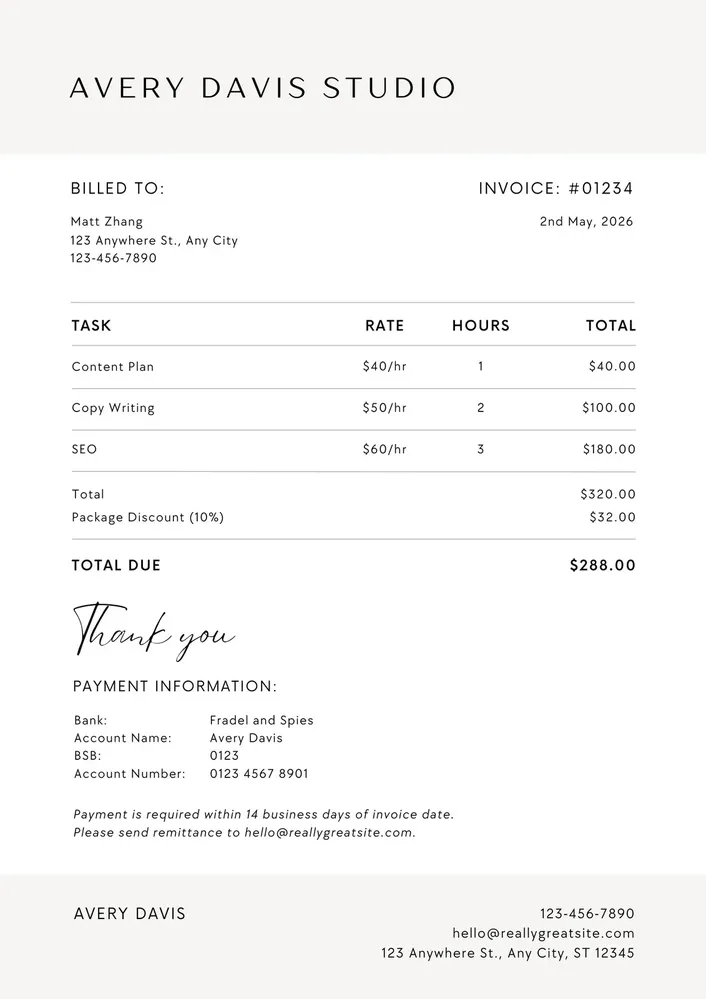
#> input picture samples/eng-sample-2.webp, 706 x 999 px, shrunk from 1131 x 1600 before the run
$ python -i preprocessing.py   (imports and definitions only)
#> lines starting #> are read from the running program, lines starting #| are printed output that depends on the picture; after the words box and inside, x2 and y2 are one past the last pixel; in counts of white or black regions, pixels touching at a corner belong together
#> further down, picture is the input picture: shape (999, 706, 3); mean B, G, R 247.5, 247.8, 248.4
import cv2
import numpy as np

def preprocess(image: np.ndarray) -> np.ndarray:
    """
    Grayscale → denoise → Otsu threshold.
    Input: H×W×3 BGR numpy array.
    Output: H×W binary numpy array.
    """
    gray = cv2.cvtColor(image, cv2.COLOR_BGR2GRAY)
    denoised = cv2.fastNlMeansDenoising(gray, None, h=10)
    _, th = cv2.threshold(denoised, 0, 255, cv2.THRESH_BINARY + cv2.THRESH_OTSU)
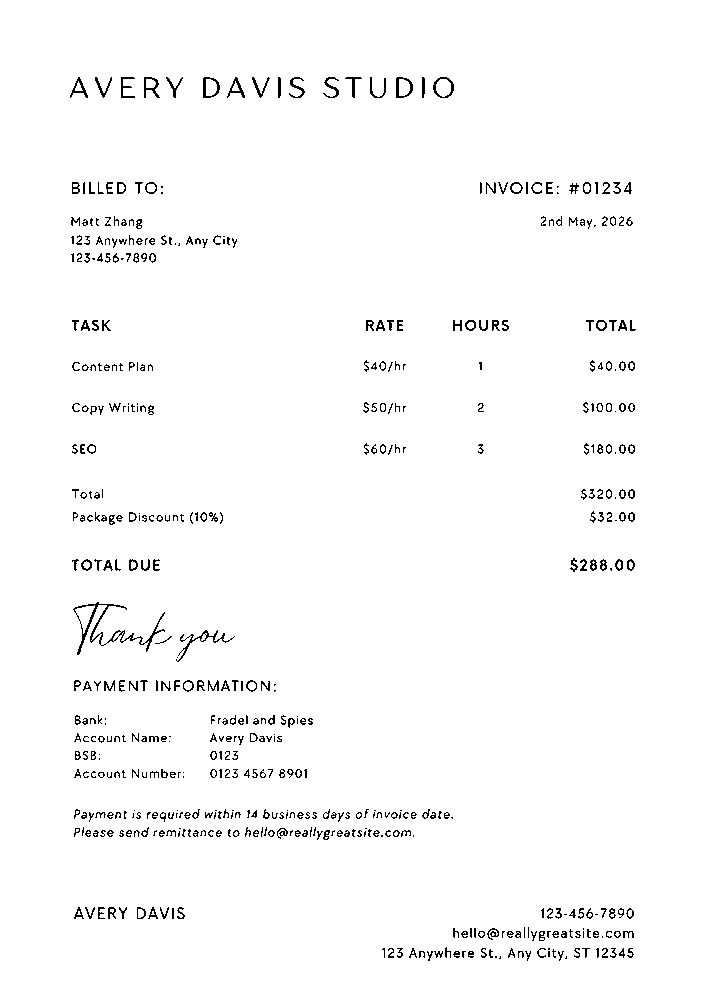
#> th: shape (999, 706); 97.9% white; black in thin lines or dots, all inside (x1, y1, x2, y2) = (70, 77, 636, 961)
    return th

>>> import cv2
>>> picture = cv2.imread('../../samples/eng-sample-2.webp')
>>> result = preprocess(picture)

$ run again, on samples/eng-sample-1.png
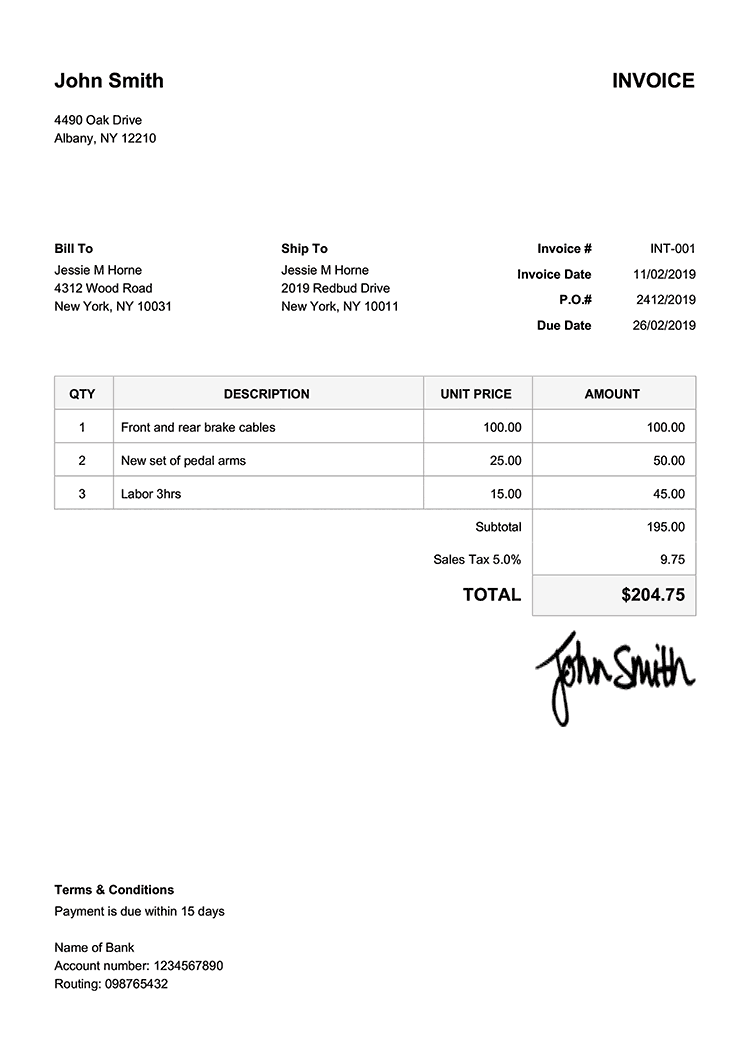
#> input picture samples/eng-sample-1.png, 750 x 1061 px
#> picture is the input picture: shape (1061, 750, 3); mean B, G, R 249.2, 249.2, 249.2
#> in preprocess, `_, th = cv2.threshold(denoised, 0, 255, cv2.THRESH_BINARY + cv2.THRESH..`:
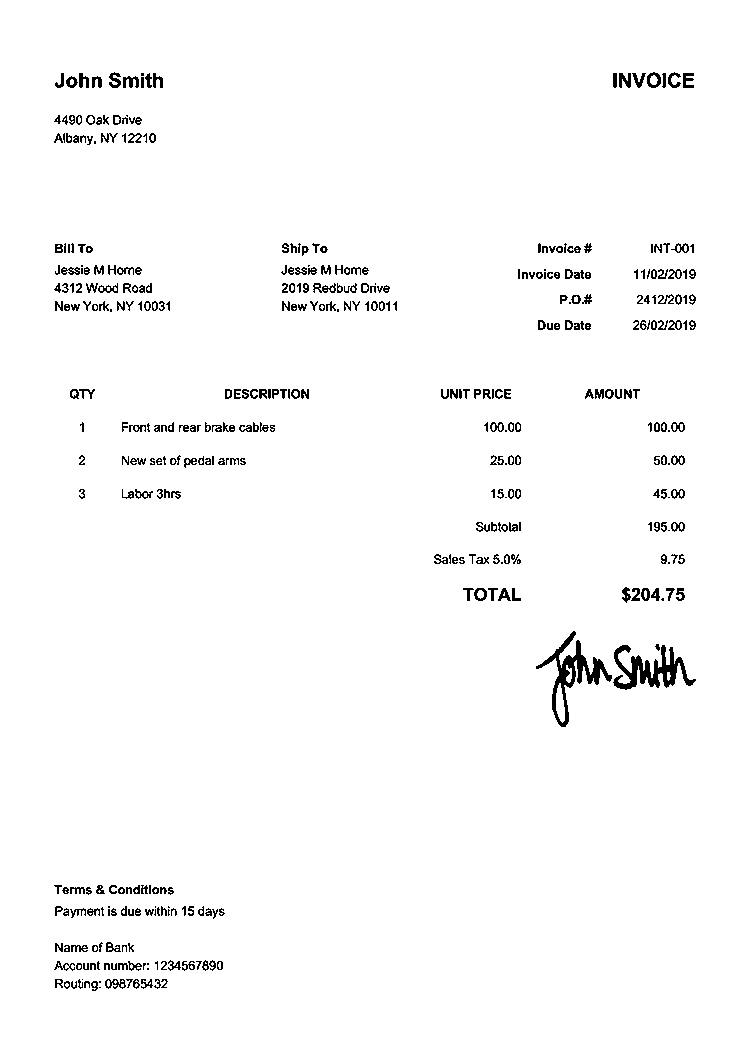
#> th: shape (1061, 750); 97.8% white; black in thin lines or dots, all inside (x1, y1, x2, y2) = (54, 72, 696, 991)
